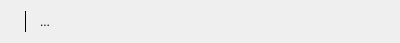
<?xml version="1.0" encoding="UTF-8"?>
<ui version="4.0">
 <class>PlayerDockTitle</class>
 <widget class="QWidget" name="PlayerDockTitle">
  <property name="geometry">
   <rect>
    <x>0</x>
    <y>0</y>
    <width>400</width>
    <height>34</height>
   </rect>
  </property>
  <property name="windowTitle">
   <string notr="true"/>
  </property>
  <layout class="QHBoxLayout" name="horizontalLayout">
   <item>
    <widget class="QLabel" name="titleLabel">
     <property name="text">
      <string/>
     </property>
    </widget>
   </item>
   <item>
    <widget class="KSeparator" name="kseparator">
     <property name="frameShape">
      <enum>QFrame::VLine</enum>
     </property>
    </widget>
   </item>
   <item>
    <widget class="QToolButton" name="button">
     <property name="text">
      <string>...</string>
     </property>
     <property name="autoRaise">
      <bool>true</bool>
     </property>
    </widget>
   </item>
   <item>
    <spacer name="horizontalSpacer">
     <property name="orientation">
      <enum>Qt::Horizontal</enum>
     </property>
     <property name="sizeHint" stdset="0">
      <size>
       <width>40</width>
       <height>20</height>
      </size>
     </property>
    </spacer>
   </item>
  </layout>
 </widget>
 <customwidgets>
  <customwidget>
   <class>KSeparator</class>
   <extends>QFrame</extends>
   <header>kseparator.h</header>
  </customwidget>
 </customwidgets>
 <resources/>
 <connections/>
</ui>
